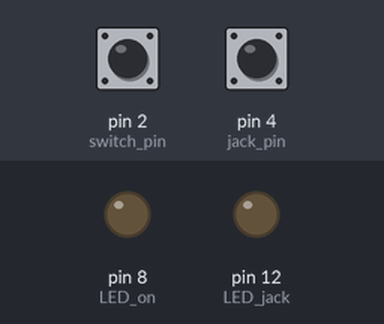
Bench run of a sketch on a simulated Arduino Uno, built with avr-gcc and run on an emulated ATmega328P. Shown: output pins drawn as LEDs (lit = HIGH). The inputs (shaded band) are chosen by the test bench; at power-on: pin 2 (switch_pin) LOW, pin 4 (jack_pin) HIGH.

Above: at 1.2 s.
1.3 s: pin 2 (switch_pin) pulled HIGH for 0.15 s
At 1.37 s:
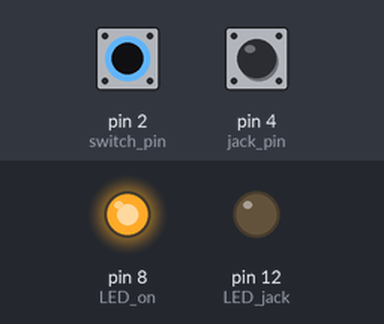
2.9 s: pin 4 (jack_pin) pulled LOW for 0.15 s
At 2.97 s:
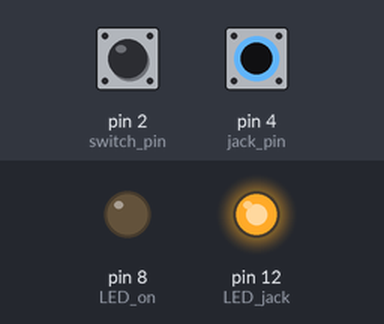
4.5 s: pin 4 (jack_pin) pulled LOW for 3.2 s
At 8.6 s:
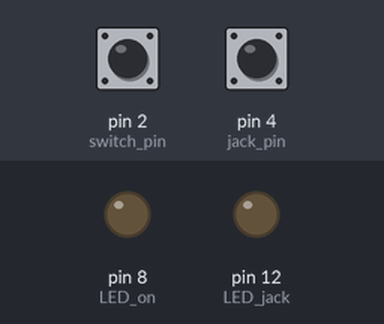
9.2 s: pin 2 (switch_pin) pulled HIGH for 3.2 s
At 9.7 s:
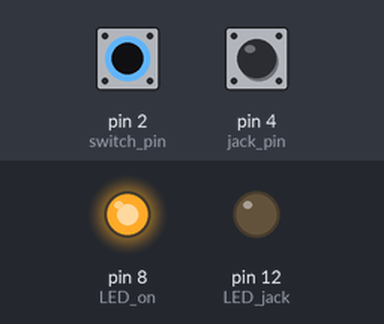
13.9 s: pin 2 (switch_pin) driven HIGH and pin 4 (jack_pin) driven LOW
At 14.5 s:
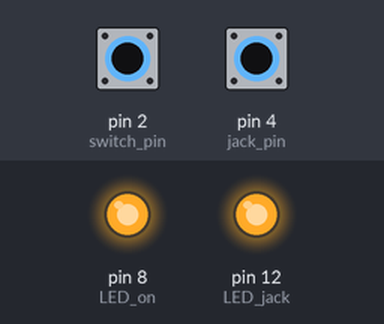
Timing chart, 0 to 16.4 s (numbered marks = the images above; inputs shaded):
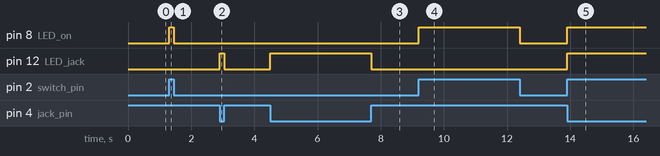

Measured:
- after the input at 1.3 s, pin 8 (LED_on): LOW → HIGH at once, → LOW 0.15 s later
- after the input at 2.9 s, pin 12 (LED_jack): LOW → HIGH at once, → LOW 0.15 s later
- after the input at 4.5 s, pin 12 (LED_jack): LOW → HIGH at once, → LOW 3.2 s later
- after the input at 9.2 s, pin 8 (LED_on): LOW → HIGH at once, → LOW 3.2 s later
- after the input at 13.9 s, pin 8 (LED_on), pin 12 (LED_jack): LOW → HIGH at once

The sketch:

BigProgram.ino
```cpp
const int LED_jack = 12;
const int jack_pin = 4;
int jack_state;

const int LED_on = 8;
const int switch_pin = 2;
int switch_state;

void setup()
{
  pinMode(LED_on, OUTPUT);
  pinMode(switch_pin, INPUT);

  pinMode(LED_jack, OUTPUT);
  pinMode(jack_pin, INPUT_PULLUP);

}

void loop()
{

  jack_state =  digitalRead(jack_pin);


  if(jack_state == HIGH)
  {
    digitalWrite(LED_jack, LOW);
  }
  else
  {
    digitalWrite(LED_jack, HIGH);
  }

   switch_state =  digitalRead(switch_pin);

  if(switch_state == HIGH)
  {
    digitalWrite(LED_on, HIGH);
  }
  else
  {
    digitalWrite(LED_on, LOW);
  }

}
```
